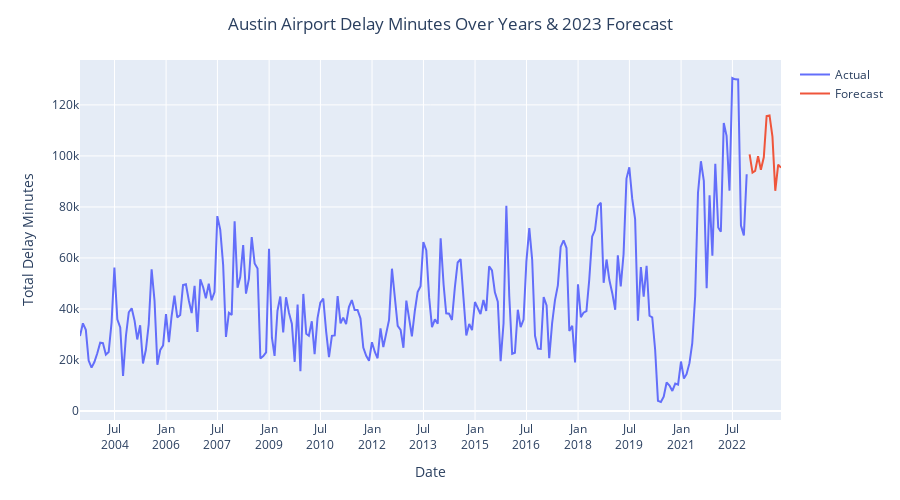

Notebook source saved alongside this figure:
### Code cell
fig = px.line()
fig.add_scatter(x=delay_data.index, y=delay_data['actual'], mode='lines', name='Actual')
fig.add_scatter(x=delay_data.index, y=delay_data['forecast'], mode='lines', name='Forecast')
fig.update_layout(title=dict(text='Austin Airport Delay Minutes Over Years & 2023 Forecast', 
                             x=0.5),
                  xaxis=dict(title='Date',
                         tickmode='linear',
                         dtick='M18',
                         tickformat='%b\n%Y'),
                  yaxis_title='Total Delay Minutes',
                  width=900, 
                  height=500)
fig.show()

### Figure 1 — Plotly figure (JSON) as saved in the notebook; plotly's stock layout.template omitted (floating-point values rounded to 4 significant figures; data arrays with more than 128 entries replaced by an {"elided": "..."} marker saying what was removed)
{"data": [{"mode": "lines", "name": "Actual", "type": "scatter", "x": {"elided": "246 str values"}, "y": {"elided": "246 int values"}}, {"mode": "lines", "name": "Forecast", "type": "scatter", "x": {"elided": "246 str values"}, "y": {"elided": "246 float values"}}], "layout": {"height": 500, "legend": {"tracegroupgap": 0}, "margin": {"t": 60}, "title": {"text": "Austin Airport Delay Minutes Over Years & 2023 Forecast", "x": 0.5}, "width": 900, "xaxis": {"anchor": "y", "autorange": true, "domain": [0, 1], "dtick": "M18", "range": ["2003-06-30", "2023-11-30"], "tickformat": "%b\n%Y", "tickmode": "linear", "title": {"text": "Date"}, "type": "date"}, "yaxis": {"anchor": "x", "autorange": true, "domain": [0, 1], "range": [-3517.0, 137600.0], "title": {"text": "Total Delay Minutes"}, "type": "linear"}}}
